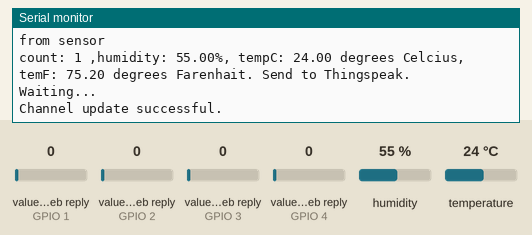
This sketch was run on a simulated ESP8266 (NodeMCU). Shown: the last lines printed to the serial monitor. The inputs (shaded band) are chosen by the test bench; at power-on: value in the web reply (sensors on GPIO 1, GPIO 2, GPIO 3, GPIO 4) 0, humidity 55 %, temperature 24 °C. WiFi joins after 1.5 s; servers stay silent unless stated; web services answer with replies made up by the test bench.

Above: at 2.7 s.
2.8 s: value in the web reply (sensor on GPIO 1) set to 2
At 8.3 s:
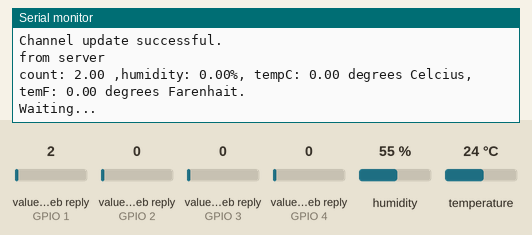
11.1 s: value in the web reply (sensor on GPIO 2) set to 2
At 18.1 s:
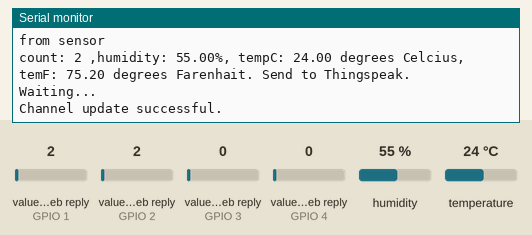
19.4 s: value in the web reply (sensor on GPIO 3) set to 2
At 23.2 s:
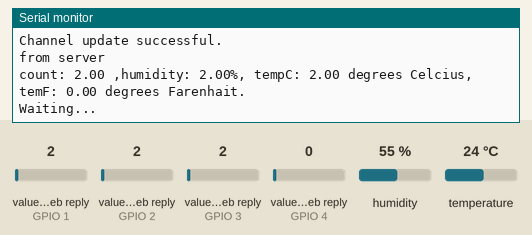
27.7 s: value in the web reply (sensor on GPIO 4) set to 2
At 34.2 s:
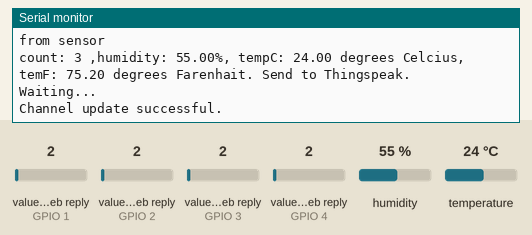
36.0 s: humidity set to 22 %
At 39.3 s:
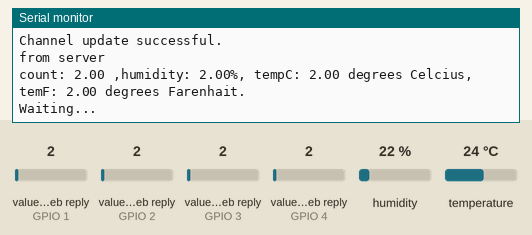
44.3 s: temperature set to 12 °C
At 50.3 s:
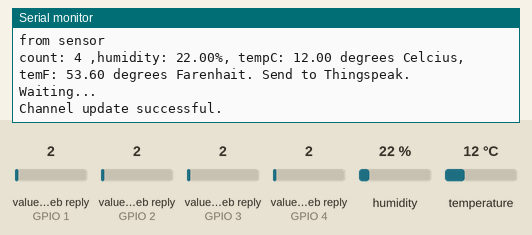
Timing chart, 0 to 51.8 s (numbered marks = the images above; inputs shaded):
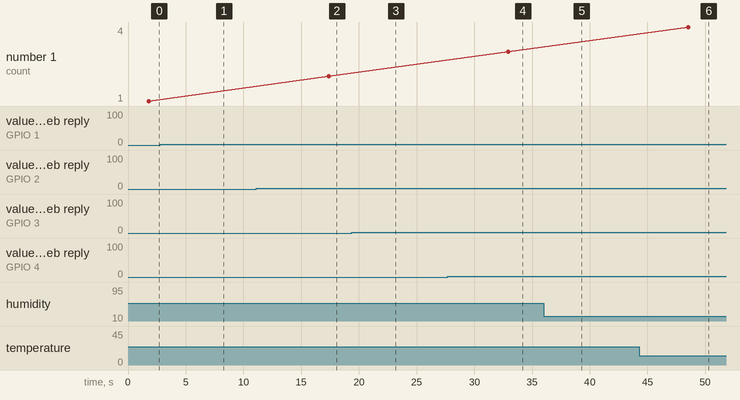

The sketch:

test_read___write.ino
```cpp
/*this is your main program
  made by azzar budiyanto
  03-19-21, 09:20 PM
  PART OF LILY.OSP
*/
#include <DHT.h>//dht lib
#include <ESP8266WiFi.h>//esp8266 lib
#include "secrets.h"
#include "ThingSpeak.h"//thingspeak lib

char ssid[] = SECRET_SSID;   // your network SSID (name)
char pass[] = SECRET_PASS;   // your network password
int keyIndex = 0;            // your network key Index number (needed only for WEP)
WiFiClient  client;

unsigned long StationChannelNumber = SECRET_CH_ID;
const char * myReadAPIKey = SECRET_READ_APIKEY;
const char * myWriteAPIKey = SECRET_WRITE_APIKEY;

int statusCode = 0;
int field[4] = {1, 2, 3, 4};

#define DHTPIN 4 //dht sensor pin
DHT dht(DHTPIN, DHT11);//dht sensor type

int counter = 1;//counter's start number

void setup() {
  Serial.begin(115200);//serial baudrate
  delay(10);

  Serial.println("Connecting to ");//print the ssid name
  Serial.println(ssid);
  WiFi.begin(ssid, pass);//wifi initial
  while (WiFi.status() != WL_CONNECTED)
  {
    delay(500); //connecting delay
    Serial.print(".");
  }
  Serial.println("");
  Serial.println("WiFi connected");
  ThingSpeak.begin(client);  //ThingSpeak initial
}
void loop() {
  delay(250); //delay for sensor data reading
  float h = dht.readHumidity();
  float t = dht.readTemperature();
  float f = dht.readTemperature(true);
  //sensor status check
  if (isnan(h) || isnan(t) || isnan(f)) {
    Serial.println(F("Failed to read from DHT sensor!"));
    return;
  }
  //print data to thingspeak field
  ThingSpeak.setField(1, counter);
  ThingSpeak.setField(2, h);
  ThingSpeak.setField(3, t);
  ThingSpeak.setField(4, f);

  /*print info to serial
    you can delete this (start to finish) if you dont need
    serial info
  */

  //start
  Serial.println("from sensor");
  Serial.print("count: ");
  Serial.print(counter);
  Serial.print(" ,humidity: ");
  Serial.print(h);
  Serial.print("%, tempC: ");
  Serial.print(t);
  Serial.print(" degrees Celcius, temF: ");
  Serial.print(f);
  Serial.println(" degrees Farenhait. Send to Thingspeak.");
  Serial.println("Waiting...");
  //counter func
  counter++;
  if (counter > 99) {
    counter = 1;
  }
  //check update data status
  int x = ThingSpeak.writeFields(StationChannelNumber, myWriteAPIKey);
  if (x == 200) {
    Serial.println("Channel update successful.");
  }
  delay(5000);
  statusCode = ThingSpeak.readMultipleFields(StationChannelNumber);
  if (statusCode == 200)
  {
    float satu  = ThingSpeak.getFieldAsFloat(1);
    float dua   = ThingSpeak.getFieldAsFloat(2);
    float tiga  = ThingSpeak.getFieldAsFloat(3);
    float empat = ThingSpeak.getFieldAsFloat(4);

    Serial.println("from server");
    Serial.print("count: ");
    Serial.print(String(satu));
    Serial.print(" ,humidity: ");
    Serial.print(String(dua));
    Serial.print("%, tempC: ");
    Serial.print(String(tiga));
    Serial.print(" degrees Celcius, temF: ");
    Serial.print(String(empat));
    Serial.println(" degrees Farenhait.");
    Serial.println("Waiting...");
  }
  else {
    Serial.println("Problem reading channel. HTTP error code " + String(statusCode));
  }
  Serial.println();
  delay(10000);
}
```

secrets.h
```cpp
// Use this file to store all of the private credentials
// and connection details
#define SECRET_SSID "gratis tis"  //your ssid name
#define SECRET_PASS "pancen_kere" //your ssid pass
#define SECRET_CH_ID 1327305      //your channel id
#define SECRET_READ_APIKEY "2QW5T5GUYWUNM3O0" //your api key
#define SECRET_WRITE_APIKEY "CERO2AGFZU7I0KGN" //your api key
```

Measured:
- after the input at 2.8 s, the serial monitor: prints a new line after 4.3 s (image 1)
- after the input at 19.4 s, the serial monitor: prints a new line after 3.3 s (image 3)
- after the input at 44.3 s, the serial monitor: prints a new line after 4.2 s (image 6)
